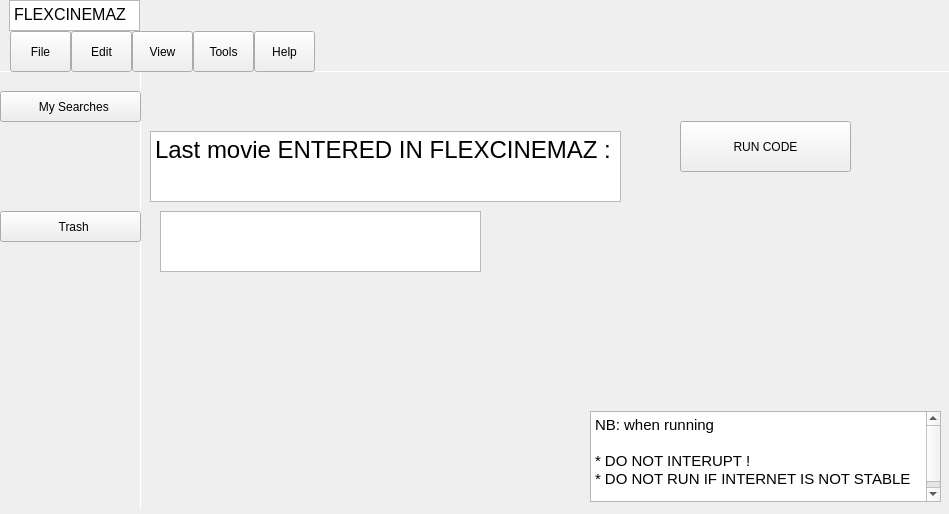
<?xml version="1.0" encoding="UTF-8"?>
<ui version="4.0">
 <class>MainWindow</class>
 <widget class="QMainWindow" name="MainWindow">
  <property name="geometry">
   <rect>
    <x>0</x>
    <y>0</y>
    <width>949</width>
    <height>514</height>
   </rect>
  </property>
  <property name="windowTitle">
   <string>MainWindow</string>
  </property>
  <property name="styleSheet">
   <string notr="true"/>
  </property>
  <widget class="QWidget" name="centralwidget">
   <property name="styleSheet">
    <string notr="true">*{
border:none;
background-color:transparent;
background:none;
padding:0;
margin:0;
color:rgb(0, 0, 0);

}

#widget{

	background-color: #8D8C8C;

}
#text{

	background-color: #8D8C8C;

}

#mainbody{

	background-color: rgb(255, 255, 255);

}

#horizontal_line{

	background-color: #8D8C8C;

}
#searchline{

	background-color: #8D8C8C;

}
#verticle_line{

	background-color: #8D8C8C;

}

#search{

	background-color: #D9D9D9;

}
#textEdit{

	background-color: #8D8C8C;

}
#exportBtn{
  
    background-color: #4397F9;
    border-radius: 10px;
property-icon: url(&quot;:/features/share.svg&quot;);
    color: white;
font-size: 16px;
}

#calender{

  border: 1px solid #202020;
    border-radius: 10px;

}

#exportBtn:hover{
  
    background-color:#8D8C8C;

  
}
#search:hover{
  
    background-color: #8D8C8C;

  
}
#history:hover{
  
    background-color: #8D8C8C;

  
}
#report:hover{
  
    background-color: #8D8C8C;

  
}
#trash:hover{
  
    background-color: #8D8C8C;

  
}

#file:hover{
  
    background-color: #8D8C8C;

  
}
#edit:hover{
  
    background-color: #8D8C8C;

  
}

#view:hover{
  
    background-color: #8D8C8C;

}

#tools:hover{
  
    background-color: #8D8C8C;

  
}

#help:hover{
  
    background-color: #8D8C8C;

  
}

</string>
   </property>
   <widget class="QWidget" name="mainbody" native="true">
    <property name="geometry">
     <rect>
      <x>0</x>
      <y>31</y>
      <width>951</width>
      <height>481</height>
     </rect>
    </property>
    <property name="sizePolicy">
     <sizepolicy hsizetype="Expanding" vsizetype="Expanding">
      <horstretch>0</horstretch>
      <verstretch>0</verstretch>
     </sizepolicy>
    </property>
    <property name="styleSheet">
     <string notr="true">#widget{

	background-color: #8D8C8C;

}</string>
    </property>
    <widget class="Line" name="horizontal_line">
     <property name="geometry">
      <rect>
       <x>0</x>
       <y>40</y>
       <width>951</width>
       <height>1</height>
      </rect>
     </property>
     <property name="orientation">
      <enum>Qt::Horizontal</enum>
     </property>
    </widget>
    <widget class="Line" name="verticle_line">
     <property name="geometry">
      <rect>
       <x>140</x>
       <y>40</y>
       <width>1</width>
       <height>440</height>
      </rect>
     </property>
     <property name="orientation">
      <enum>Qt::Vertical</enum>
     </property>
    </widget>
    <widget class="QPushButton" name="search">
     <property name="geometry">
      <rect>
       <x>0</x>
       <y>60</y>
       <width>141</width>
       <height>31</height>
      </rect>
     </property>
     <property name="text">
      <string>  My Searches</string>
     </property>
     <property name="icon">
      <iconset resource="resources_2.qrc">
       <normaloff>:/icons/feather/search.svg</normaloff>:/icons/feather/search.svg</iconset>
     </property>
    </widget>
    <widget class="QPushButton" name="trash">
     <property name="geometry">
      <rect>
       <x>0</x>
       <y>180</y>
       <width>141</width>
       <height>31</height>
      </rect>
     </property>
     <property name="text">
      <string>  Trash</string>
     </property>
     <property name="icon">
      <iconset resource="resources_2.qrc">
       <normaloff>:/icons/feather/trash-2.svg</normaloff>:/icons/feather/trash-2.svg</iconset>
     </property>
    </widget>
    <widget class="QPushButton" name="file">
     <property name="geometry">
      <rect>
       <x>10</x>
       <y>0</y>
       <width>61</width>
       <height>41</height>
      </rect>
     </property>
     <property name="text">
      <string>File</string>
     </property>
    </widget>
    <widget class="QPushButton" name="edit">
     <property name="geometry">
      <rect>
       <x>71</x>
       <y>0</y>
       <width>61</width>
       <height>41</height>
      </rect>
     </property>
     <property name="text">
      <string>Edit</string>
     </property>
    </widget>
    <widget class="QPushButton" name="view">
     <property name="geometry">
      <rect>
       <x>132</x>
       <y>0</y>
       <width>61</width>
       <height>41</height>
      </rect>
     </property>
     <property name="text">
      <string>View</string>
     </property>
    </widget>
    <widget class="QPushButton" name="tools">
     <property name="geometry">
      <rect>
       <x>193</x>
       <y>0</y>
       <width>61</width>
       <height>41</height>
      </rect>
     </property>
     <property name="text">
      <string>Tools</string>
     </property>
    </widget>
    <widget class="QPushButton" name="help">
     <property name="geometry">
      <rect>
       <x>254</x>
       <y>0</y>
       <width>61</width>
       <height>41</height>
      </rect>
     </property>
     <property name="text">
      <string>Help</string>
     </property>
    </widget>
    <widget class="QPushButton" name="exportBtn">
     <property name="geometry">
      <rect>
       <x>680</x>
       <y>90</y>
       <width>171</width>
       <height>51</height>
      </rect>
     </property>
     <property name="text">
      <string>RUN CODE</string>
     </property>
     <property name="icon">
      <iconset resource="resources_2.qrc">
       <normaloff>:/icons/feather/share.svg</normaloff>:/icons/feather/share.svg</iconset>
     </property>
     <property name="iconSize">
      <size>
       <width>20</width>
       <height>20</height>
      </size>
     </property>
    </widget>
    <widget class="Line" name="searchline">
     <property name="geometry">
      <rect>
       <x>160</x>
       <y>120</y>
       <width>331</width>
       <height>1</height>
      </rect>
     </property>
     <property name="orientation">
      <enum>Qt::Horizontal</enum>
     </property>
    </widget>
    <widget class="QTextEdit" name="lastmovie">
     <property name="geometry">
      <rect>
       <x>160</x>
       <y>180</y>
       <width>321</width>
       <height>61</height>
      </rect>
     </property>
     <property name="html">
      <string>&lt;!DOCTYPE HTML PUBLIC &quot;-//W3C//DTD HTML 4.0//EN&quot; &quot;http://www.w3.org/TR/REC-html40/strict.dtd&quot;&gt;
&lt;html&gt;&lt;head&gt;&lt;meta name=&quot;qrichtext&quot; content=&quot;1&quot; /&gt;&lt;style type=&quot;text/css&quot;&gt;
p, li { white-space: pre-wrap; }
&lt;/style&gt;&lt;/head&gt;&lt;body style=&quot; font-family:'MS Shell Dlg 2'; font-size:8.25pt; font-weight:400; font-style:normal;&quot;&gt;
&lt;p style=&quot;-qt-paragraph-type:empty; margin-top:0px; margin-bottom:0px; margin-left:0px; margin-right:0px; -qt-block-indent:0; text-indent:0px;&quot;&gt;&lt;br /&gt;&lt;/p&gt;&lt;/body&gt;&lt;/html&gt;</string>
     </property>
    </widget>
    <widget class="QTextEdit" name="textEdit_3">
     <property name="geometry">
      <rect>
       <x>150</x>
       <y>100</y>
       <width>471</width>
       <height>71</height>
      </rect>
     </property>
     <property name="html">
      <string>&lt;!DOCTYPE HTML PUBLIC &quot;-//W3C//DTD HTML 4.0//EN&quot; &quot;http://www.w3.org/TR/REC-html40/strict.dtd&quot;&gt;
&lt;html&gt;&lt;head&gt;&lt;meta name=&quot;qrichtext&quot; content=&quot;1&quot; /&gt;&lt;style type=&quot;text/css&quot;&gt;
p, li { white-space: pre-wrap; }
&lt;/style&gt;&lt;/head&gt;&lt;body style=&quot; font-family:'MS Shell Dlg 2'; font-size:8.25pt; font-weight:400; font-style:normal;&quot;&gt;
&lt;p style=&quot; margin-top:0px; margin-bottom:0px; margin-left:0px; margin-right:0px; -qt-block-indent:0; text-indent:0px;&quot;&gt;&lt;span style=&quot; font-size:18pt;&quot;&gt;Last movie ENTERED IN FLEXCINEMAZ :&lt;/span&gt;&lt;/p&gt;
&lt;p style=&quot;-qt-paragraph-type:empty; margin-top:0px; margin-bottom:0px; margin-left:0px; margin-right:0px; -qt-block-indent:0; text-indent:0px; font-size:18pt;&quot;&gt;&lt;br /&gt;&lt;/p&gt;&lt;/body&gt;&lt;/html&gt;</string>
     </property>
    </widget>
    <widget class="QTextEdit" name="textEdit_4">
     <property name="geometry">
      <rect>
       <x>590</x>
       <y>380</y>
       <width>351</width>
       <height>91</height>
      </rect>
     </property>
     <property name="html">
      <string>&lt;!DOCTYPE HTML PUBLIC &quot;-//W3C//DTD HTML 4.0//EN&quot; &quot;http://www.w3.org/TR/REC-html40/strict.dtd&quot;&gt;
&lt;html&gt;&lt;head&gt;&lt;meta name=&quot;qrichtext&quot; content=&quot;1&quot; /&gt;&lt;style type=&quot;text/css&quot;&gt;
p, li { white-space: pre-wrap; }
&lt;/style&gt;&lt;/head&gt;&lt;body style=&quot; font-family:'MS Shell Dlg 2'; font-size:8.25pt; font-weight:400; font-style:normal;&quot;&gt;
&lt;p style=&quot; margin-top:0px; margin-bottom:0px; margin-left:0px; margin-right:0px; -qt-block-indent:0; text-indent:0px;&quot;&gt;&lt;span style=&quot; font-size:11pt;&quot;&gt;NB: when running &lt;/span&gt;&lt;/p&gt;
&lt;p style=&quot;-qt-paragraph-type:empty; margin-top:0px; margin-bottom:0px; margin-left:0px; margin-right:0px; -qt-block-indent:0; text-indent:0px; font-size:11pt;&quot;&gt;&lt;br /&gt;&lt;/p&gt;
&lt;p style=&quot; margin-top:0px; margin-bottom:0px; margin-left:0px; margin-right:0px; -qt-block-indent:0; text-indent:0px;&quot;&gt;&lt;span style=&quot; font-size:11pt;&quot;&gt;* DO NOT INTERUPT ! &lt;/span&gt;&lt;/p&gt;
&lt;p style=&quot; margin-top:0px; margin-bottom:0px; margin-left:0px; margin-right:0px; -qt-block-indent:0; text-indent:0px;&quot;&gt;&lt;span style=&quot; font-size:11pt;&quot;&gt;* DO NOT RUN IF INTERNET IS NOT STABLE&lt;/span&gt;&lt;/p&gt;
&lt;p style=&quot;-qt-paragraph-type:empty; margin-top:0px; margin-bottom:0px; margin-left:0px; margin-right:0px; -qt-block-indent:0; text-indent:0px; font-size:11pt;&quot;&gt;&lt;br /&gt;&lt;/p&gt;&lt;/body&gt;&lt;/html&gt;</string>
     </property>
    </widget>
   </widget>
   <widget class="QWidget" name="widget" native="true">
    <property name="geometry">
     <rect>
      <x>-1</x>
      <y>0</y>
      <width>951</width>
      <height>31</height>
     </rect>
    </property>
    <property name="sizePolicy">
     <sizepolicy hsizetype="Expanding" vsizetype="Expanding">
      <horstretch>0</horstretch>
      <verstretch>0</verstretch>
     </sizepolicy>
    </property>
    <widget class="QTextEdit" name="textEdit">
     <property name="geometry">
      <rect>
       <x>10</x>
       <y>0</y>
       <width>131</width>
       <height>31</height>
      </rect>
     </property>
     <property name="html">
      <string>&lt;!DOCTYPE HTML PUBLIC &quot;-//W3C//DTD HTML 4.0//EN&quot; &quot;http://www.w3.org/TR/REC-html40/strict.dtd&quot;&gt;
&lt;html&gt;&lt;head&gt;&lt;meta name=&quot;qrichtext&quot; content=&quot;1&quot; /&gt;&lt;style type=&quot;text/css&quot;&gt;
p, li { white-space: pre-wrap; }
&lt;/style&gt;&lt;/head&gt;&lt;body style=&quot; font-family:'MS Shell Dlg 2'; font-size:8.25pt; font-weight:400; font-style:normal;&quot;&gt;
&lt;p style=&quot; margin-top:0px; margin-bottom:0px; margin-left:0px; margin-right:0px; -qt-block-indent:0; text-indent:0px;&quot;&gt;&lt;span style=&quot; font-size:12pt;&quot;&gt;FLEXCINEMAZ&lt;/span&gt;&lt;/p&gt;&lt;/body&gt;&lt;/html&gt;</string>
     </property>
    </widget>
   </widget>
  </widget>
 </widget>
 <resources>
  <include location="resources_2.qrc"/>
 </resources>
 <connections/>
</ui>
